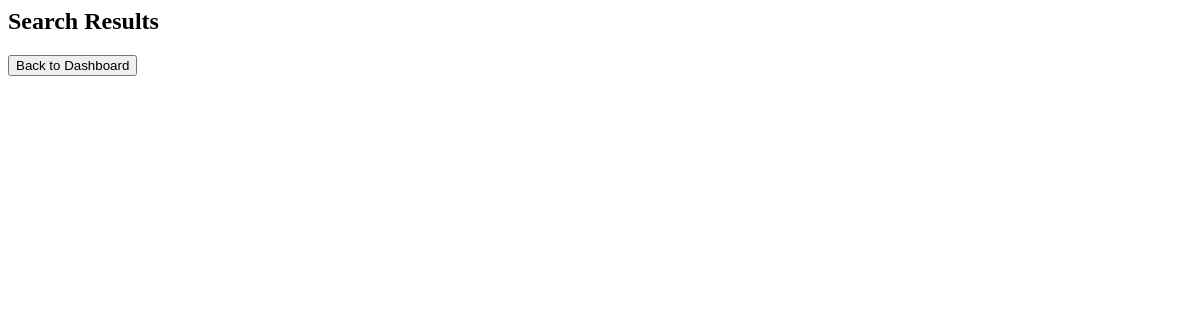
Page /search_admin (signed in) on the earlier database version.
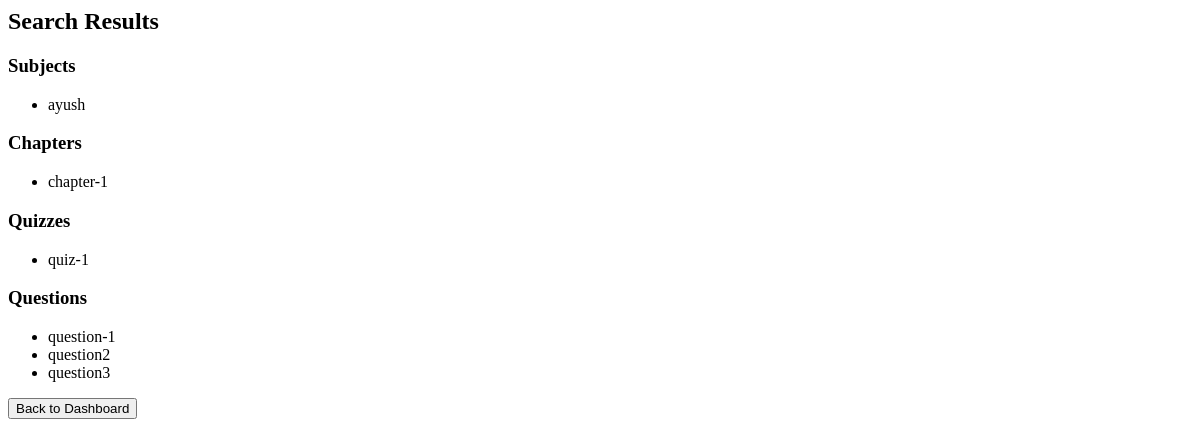
Same page on the later database version.
### tables this page shows
CREATE TABLE SUBJECTS(
    id INTEGER PRIMARY KEY AUTOINCREMENT,
    subject_name TEXT NOT NULL
    );

CREATE TABLE CHAPTERS(
    id INTEGER PRIMARY KEY AUTOINCREMENT,
    chapter_name TEXT NOT NULL,
    subject_id INTEGER NOT NULL,
    no_of_question INTEGER NOT NULL,
    FOREIGN KEY(subject_id) REFERENCES SUBJECTS(id) on DELETE CASCADE ON UPDATE CASCADE
    );

CREATE TABLE QUIZES(
    id INTEGER PRIMARY KEY AUTOINCREMENT,
    quiz_name TEXT NOT NULL,
    chapter_id INTEGER NOT NULL,
    date TEXT NOT NULL,
    duration INTEGER NOT NULL,
    FOREIGN KEY(chapter_id) REFERENCES CHAPTERS(id) on DELETE CASCADE ON UPDATE CASCADE
    );

CREATE TABLE QUESTIONS(
    id INTEGER PRIMARY KEY AUTOINCREMENT,
    question_title TEXT NOT NULL,
    question TEXT NOT NULL,
    option1 TEXT NOT NULL,
    option2 TEXT NOT NULL,
    option3 TEXT NOT NULL,
    option4 TEXT NOT NULL,
    answer TEXT NOT NULL,
    quiz_id INTEGER NOT NULL,
    FOREIGN KEY(quiz_id) REFERENCES QUIZES(id) on DELETE CASCADE ON UPDATE CASCADE
    );

### controllers/admin.py (the view)
@admin_bp.route('/search_admin', methods=['GET'])
def search_admin():
    if 'admin' not in session:
        return redirect(url_for('auth.admin_login'))
    query = request.args.get('query', '')
    conn = get_db_connection()
    cursor = conn.cursor()
    cursor.execute("SELECT * FROM SUBJECTS WHERE subject_name LIKE ?", ('%' + query + '%',))
    subjects = cursor.fetchall()
    cursor.execute("SELECT * FROM CHAPTERS WHERE chapter_name LIKE ?", ('%' + query + '%',))
    chapters = cursor.fetchall()
    cursor.execute("SELECT * FROM QUIZES WHERE quiz_name LIKE ?", ('%' + query + '%',))
    quizzes = cursor.fetchall()
    cursor.execute("SELECT * FROM QUESTIONS WHERE question_title LIKE ?", ('%' + query + '%',))
    questions = cursor.fetchall()
    conn.close()
    return render_template('admin/admin_search_results.html', subjects=subjects, chapters=chapters, quizzes=quizzes, questions=questions)

### models/setup_db.py (called while the page is built)
def get_db_connection():
    try:
        conn = sqlite3.connect(DB_PATH)
        conn.execute("PRAGMA foreign_keys = ON;")  # ✅ Ensures foreign keys are enforced
        return conn
    except sqlite3.Error as e:
        print(f"❌ Database connection failed: {e}")
        return None  # Prevents returning a broken connection

### templates/admin/admin_search_results.html
<h2>Search Results</h2>
{% if subjects %}
    <h3>Subjects</h3>
    <ul>
        {% for subject in subjects %}
            <li>{{ subject[1] }}</li>
        {% endfor %}
    </ul>
{% endif %}
{% if chapters %}
    <h3>Chapters</h3>
    <ul>
        {% for chapter in chapters %}
            <li>{{ chapter[1] }}</li>
        {% endfor %}
    </ul>
{% endif %}
{% if quizzes %}
    <h3>Quizzes</h3>
    <ul>
        {% for quiz in quizzes %}
            <li>{{ quiz[1] }}</li>
        {% endfor %}
    </ul>
{% endif %}
{% if questions %}
    <h3>Questions</h3>
    <ul>
        {% for question in questions %}
            <li>{{ question[1] }}</li>
        {% endfor %}
    </ul>
{% endif %}
<a href="{{ url_for('admin.admin_dashboard') }}"><button>Back to Dashboard</button></a>

Differences in the rows shown:
added SUBJECTS: subject_name "ayush"
added CHAPTERS: chapter_name "chapter-1"
added QUIZES: quiz_name "quiz-1"
added QUESTIONS: question_title "question-1"
added QUESTIONS: question_title "question2"
added QUESTIONS: question_title "question3"
Other differences:
text now shown: "Subjects Chapters Quizzes Questions"
